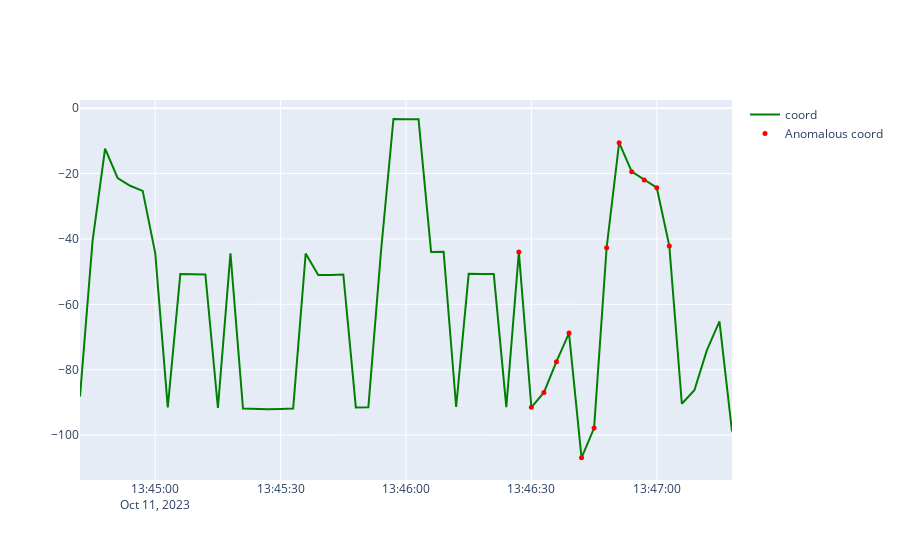

The notebook cell saved with this chart:
### Code cell
# Prepare the 'normal' data into sequences
sequences = create_overlapping_sequences(dropped['coord'].values, sequence_length)
sequences = sequences.reshape((sequences.shape[0], sequence_length, input_dim))

# Use the Autoencoder to predict on the sequences
predictions = autoencoder.predict(sequences)

# Calculate reconstruction error for each sequence
mse = np.mean(np.power(sequences - predictions, 2), axis=(1, 2))

# Scale the MSE to a percentage
min_mse = np.min(mse)
max_mse = np.max(mse)
mse_percentage = ((mse - min_mse) / (max_mse - min_mse)) * 100

# Detect anomalies by comparing the scaled reconstruction error to some threshold
threshold = 60  # Define a threshold value (in percentage)

# Handling the offset caused by sequence creation
offset = len(dropped) - len(mse_percentage)

# Initialize columns with default values
dropped['is_anomalous'] = False
dropped['mse_percentage'] = np.nan
dropped['threshold'] = threshold

# Use .loc to safely assign values
dropped.loc[dropped.index[offset:], 'is_anomalous'] = mse_percentage > threshold
dropped.loc[dropped.index[offset:], 'mse_percentage'] = mse_percentage



# Create a new figure
fig = go.Figure()


# Add a line for the actual load
fig.add_trace(go.Scatter(
    x=dropped.index,
    y=dropped["coord"],
    mode='lines',
    name='coord',
    line=dict(color='green'),  # specify line color here
))

# Add a line for the anomalous load
fig.add_trace(go.Scatter(
    x=dropped[dropped['is_anomalous']].index,
    y=dropped[dropped['is_anomalous']]["coord"],
    mode='markers',
    name='Anomalous coord',
    marker=dict(color='red', size=5),  # specify marker color and size here
))

# Show the plot
fig.show()
dropped.to_csv('dropped_result.csv')

### Figure 1 — Plotly figure (JSON) as saved in the notebook; plotly's stock layout.template omitted (floating-point values rounded to 4 significant figures)
{"data": [{"line": {"color": "green"}, "mode": "lines", "name": "coord", "type": "scatter", "x": ["2023-10-11T13:44:42", "2023-10-11T13:44:45", "2023-10-11T13:44:48", "2023-10-11T13:44:51", "2023-10-11T13:44:54", "2023-10-11T13:44:57", "2023-10-11T13:45:00", "2023-10-11T13:45:03", "2023-10-11T13:45:06", "2023-10-11T13:45:09", "2023-10-11T13:45:12", "2023-10-11T13:45:15", "2023-10-11T13:45:18", "2023-10-11T13:45:21", "2023-10-11T13:45:24", "2023-10-11T13:45:27", "2023-10-11T13:45:30", "2023-10-11T13:45:33", "2023-10-11T13:45:36", "2023-10-11T13:45:39", "2023-10-11T13:45:42", "2023-10-11T13:45:45", "2023-10-11T13:45:48", "2023-10-11T13:45:51", "2023-10-11T13:45:54", "2023-10-11T13:45:57", "2023-10-11T13:46:00", "2023-10-11T13:46:03", "2023-10-11T13:46:06", "2023-10-11T13:46:09", "2023-10-11T13:46:12", "2023-10-11T13:46:15", "2023-10-11T13:46:18", "2023-10-11T13:46:21", "2023-10-11T13:46:24", "2023-10-11T13:46:27", "2023-10-11T13:46:30", "2023-10-11T13:46:33", "2023-10-11T13:46:36", "2023-10-11T13:46:39", "2023-10-11T13:46:42", "2023-10-11T13:46:45", "2023-10-11T13:46:48", "2023-10-11T13:46:51", "2023-10-11T13:46:54", "2023-10-11T13:46:57", "2023-10-11T13:47:00", "2023-10-11T13:47:03", "2023-10-11T13:47:06", "2023-10-11T13:47:09", "2023-10-11T13:47:12", "2023-10-11T13:47:15", "2023-10-11T13:47:18"], "y": [-88.18, -40.68, -12.4, -21.36, -23.74, -25.31, -44.32, -91.57, -50.75, -50.85, -50.85, -91.72, -44.38, -91.89, -92.06, -92.12, -92.05, -91.91, -44.49, -51.05, -51.02, -50.87, -91.53, -91.47, -44.08, -3.316, -3.398, -3.4, -43.99, -43.93, -91.42, -50.68, -50.7, -50.75, -91.43, -44.02, -91.53, -86.97, -77.56, -68.81, -107.0, -97.85, -42.7, -10.56, -19.43, -21.96, -24.32, -42.13, -90.42, -86.28, -74.03, -65.2, -98.9]}, {"marker": {"color": "red", "size": 5}, "mode": "markers", "name": "Anomalous coord", "type": "scatter", "x": ["2023-10-11T13:46:27", "2023-10-11T13:46:30", "2023-10-11T13:46:33", "2023-10-11T13:46:36", "2023-10-11T13:46:39", "2023-10-11T13:46:42", "2023-10-11T13:46:45", "2023-10-11T13:46:48", "2023-10-11T13:46:51", "2023-10-11T13:46:54", "2023-10-11T13:46:57", "2023-10-11T13:47:00", "2023-10-11T13:47:03"], "y": [-44.02, -91.53, -86.97, -77.56, -68.81, -107.0, -97.85, -42.7, -10.56, -19.43, -21.96, -24.32, -42.13]}], "layout": {}}
